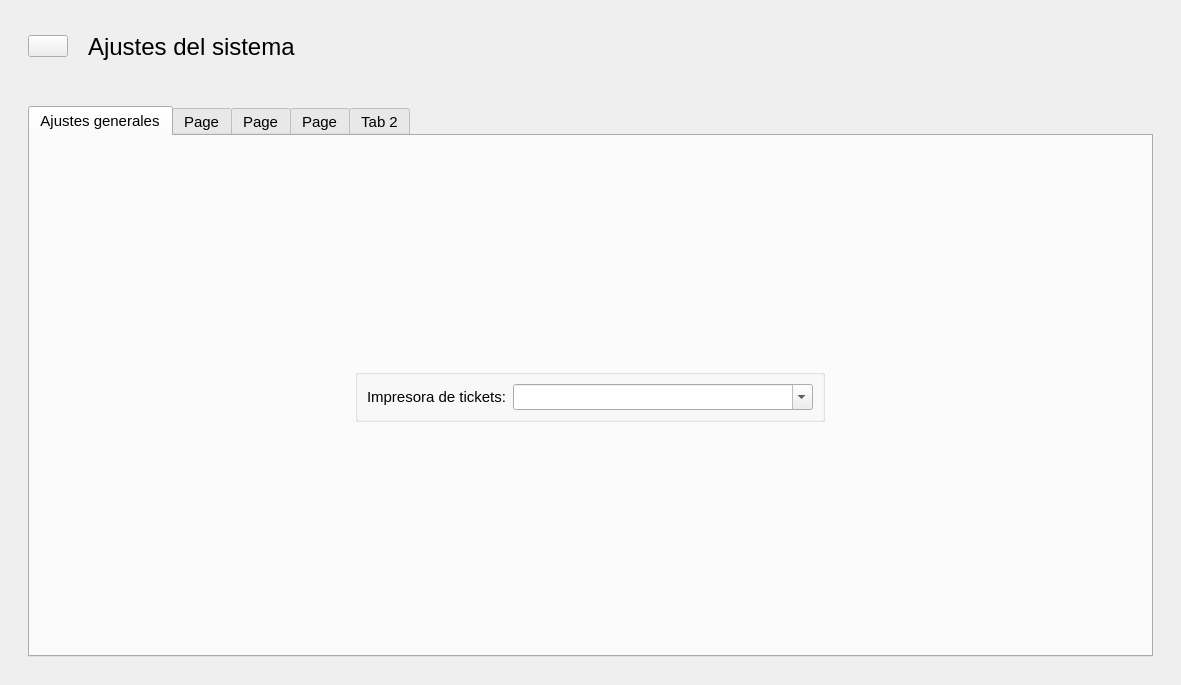
<?xml version="1.0" encoding="UTF-8"?>
<ui version="4.0">
 <class>Ajustes</class>
 <widget class="QWidget" name="Ajustes">
  <property name="geometry">
   <rect>
    <x>0</x>
    <y>0</y>
    <width>1181</width>
    <height>685</height>
   </rect>
  </property>
  <property name="windowTitle">
   <string>Form</string>
  </property>
  <layout class="QVBoxLayout" name="verticalLayout">
   <property name="spacing">
    <number>30</number>
   </property>
   <property name="leftMargin">
    <number>28</number>
   </property>
   <property name="rightMargin">
    <number>28</number>
   </property>
   <property name="bottomMargin">
    <number>28</number>
   </property>
   <item alignment="Qt::AlignLeft">
    <widget class="QFrame" name="frame">
     <layout class="QHBoxLayout" name="horizontalLayout">
      <property name="spacing">
       <number>20</number>
      </property>
      <property name="leftMargin">
       <number>0</number>
      </property>
      <property name="topMargin">
       <number>15</number>
      </property>
      <item>
       <widget class="ClickableIcon" name="btRegresar">
        <property name="icon">
         <iconset resource="../resources.qrc">
          <normaloff>:/img/resources/images/leftarrow.png</normaloff>:/img/resources/images/leftarrow.png</iconset>
        </property>
        <property name="iconSize">
         <size>
          <width>40</width>
          <height>40</height>
         </size>
        </property>
       </widget>
      </item>
      <item>
       <widget class="QLabel" name="lbTitulo">
        <property name="minimumSize">
         <size>
          <width>321</width>
          <height>41</height>
         </size>
        </property>
        <property name="font">
         <font>
          <pointsize>18</pointsize>
         </font>
        </property>
        <property name="text">
         <string>Ajustes del sistema</string>
        </property>
       </widget>
      </item>
     </layout>
    </widget>
   </item>
   <item>
    <widget class="QTabWidget" name="tabWidget">
     <property name="font">
      <font>
       <pointsize>11</pointsize>
      </font>
     </property>
     <widget class="QWidget" name="tab">
      <attribute name="title">
       <string>Ajustes generales</string>
      </attribute>
      <layout class="QHBoxLayout" name="horizontalLayout_3">
       <item alignment="Qt::AlignHCenter|Qt::AlignVCenter">
        <widget class="QGroupBox" name="groupBox">
         <property name="title">
          <string/>
         </property>
         <layout class="QFormLayout" name="formLayout">
          <item row="0" column="0">
           <widget class="QLabel" name="label">
            <property name="text">
             <string>Impresora de tickets:</string>
            </property>
           </widget>
          </item>
          <item row="0" column="1">
           <widget class="QComboBox" name="boxImpresoras">
            <property name="minimumSize">
             <size>
              <width>300</width>
              <height>0</height>
             </size>
            </property>
            <property name="editable">
             <bool>true</bool>
            </property>
           </widget>
          </item>
         </layout>
        </widget>
       </item>
      </layout>
     </widget>
     <widget class="QWidget" name="tab_3">
      <attribute name="title">
       <string>Page</string>
      </attribute>
     </widget>
     <widget class="QWidget" name="tab_4">
      <attribute name="title">
       <string>Page</string>
      </attribute>
     </widget>
     <widget class="QWidget" name="tab_5">
      <attribute name="title">
       <string>Page</string>
      </attribute>
     </widget>
     <widget class="QWidget" name="tab_2">
      <attribute name="title">
       <string>Tab 2</string>
      </attribute>
     </widget>
    </widget>
   </item>
  </layout>
 </widget>
 <customwidgets>
  <customwidget>
   <class>ClickableIcon</class>
   <extends>QPushButton</extends>
   <header>utils.mywidgets.h</header>
  </customwidget>
 </customwidgets>
 <resources>
  <include location="../resources.qrc"/>
 </resources>
 <connections/>
</ui>
